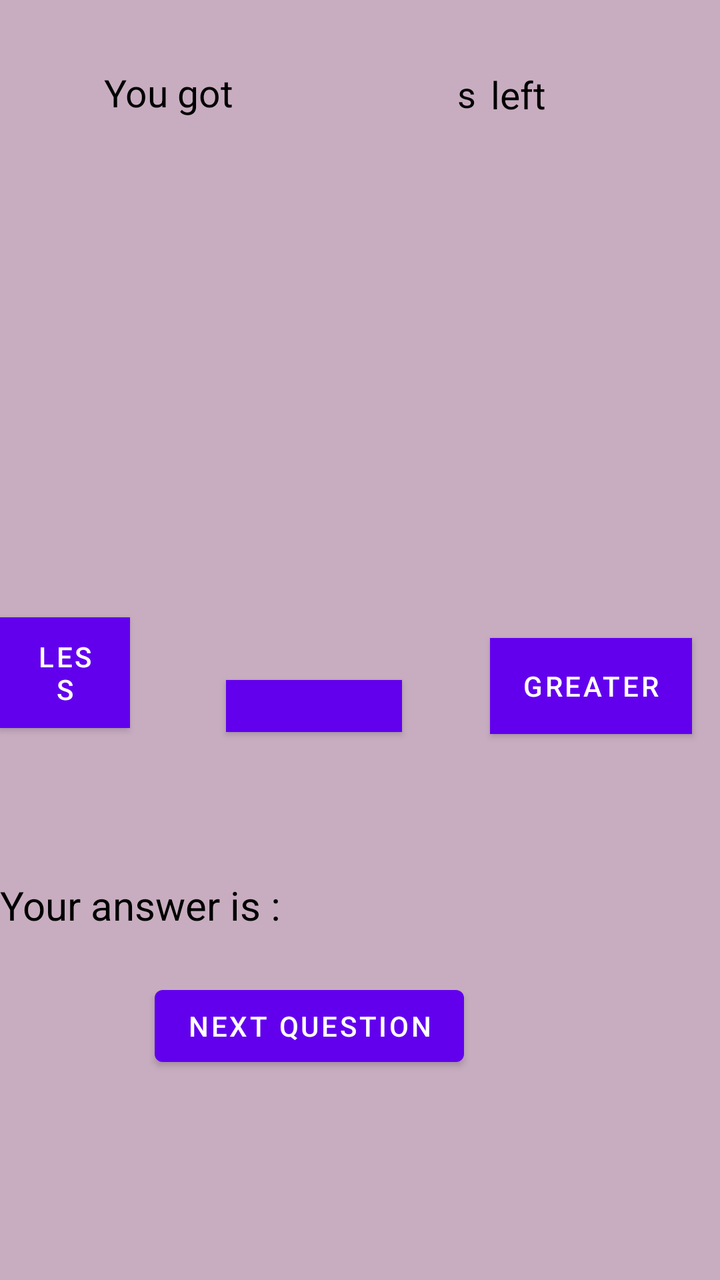
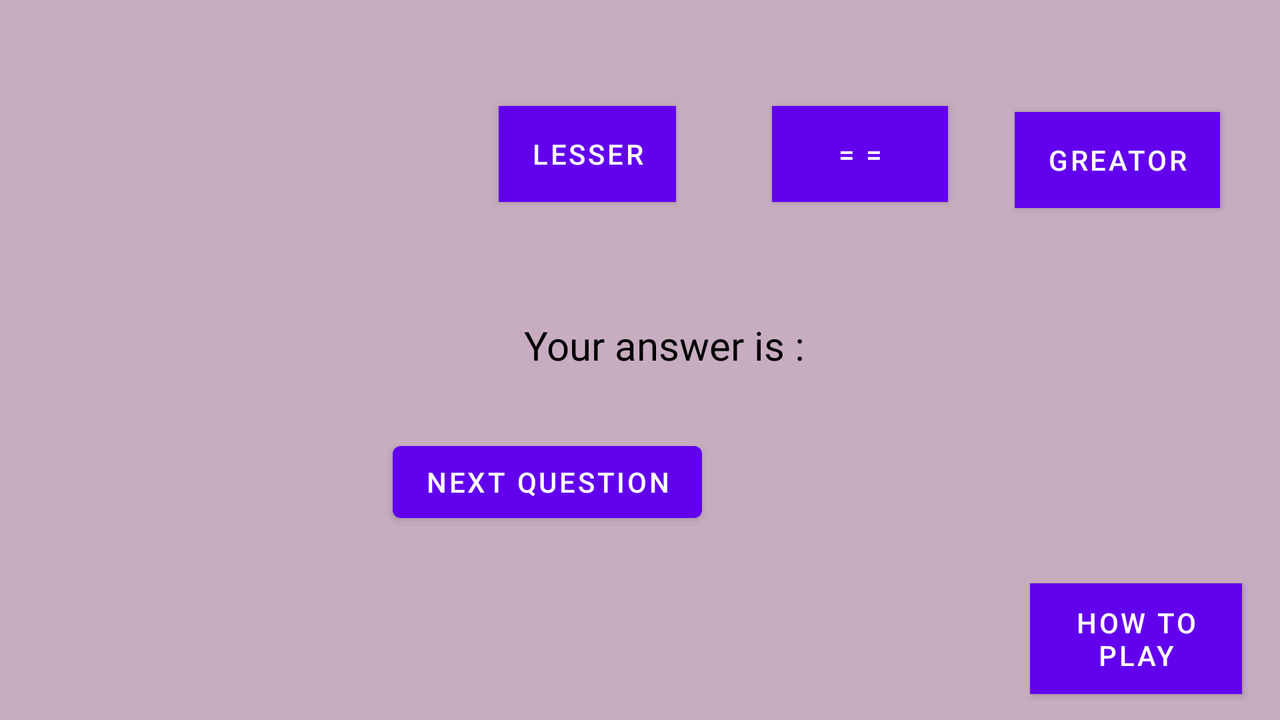

The same Android screen from two of the app's own layout files: first res/layout/ as a phone draws it, then the repository's variant for another configuration, drawn on a device whose configuration selects that folder. Both files follow.
<!-- AndroidManifest.xml: application theme Theme.Andriod_coursewrk -->
<!-- res/layout/activity_game.xml -->
<?xml version="1.0" encoding="utf-8"?>
<RelativeLayout  xmlns:android="http://schemas.android.com/apk/res/android"
    xmlns:app="http://schemas.android.com/apk/res-auto"
    xmlns:tools="http://schemas.android.com/tools"
    android:layout_width="match_parent"
    android:layout_height="match_parent"
    android:background="#C8ADC0"
    tools:context=".game">


    <Button
        android:id="@+id/button3"
        android:layout_width="wrap_content"
        android:layout_height="wrap_content"
        android:layout_alignParentEnd="true"
        android:layout_alignParentRight="true"
        android:layout_alignParentBottom="true"
        android:layout_marginEnd="14dp"
        android:layout_marginRight="14dp"
        android:layout_marginBottom="273dp"
        android:background="#00C3FF"
        android:text="Greater"
        android:textColor="#fff" />

    <Button
        android:id="@+id/button4"
        android:layout_width="wrap_content"
        android:layout_height="wrap_content"
        android:layout_alignParentEnd="true"
        android:layout_alignParentBottom="true"
        android:layout_marginTop="340dp"
        android:layout_marginEnd="159dp"
        android:layout_marginBottom="274dp"
        android:background="#000"
        android:text="= ="
        android:textColor="#fff" />

    <Button
        android:id="@+id/button5"
        android:layout_width="wrap_content"
        android:layout_height="wrap_content"
        android:layout_alignParentLeft="true"
        android:layout_alignParentEnd="true"
        android:layout_alignParentBottom="true"
        android:layout_marginLeft="27dp"
        android:layout_marginEnd="295dp"
        android:layout_marginBottom="276dp"
        android:background="#000"
        android:text="Less"
        android:textColor="#fff" />

    <TextView
        android:id="@+id/textView"
        android:layout_width="192dp"
        android:layout_height="wrap_content"
        android:layout_alignParentLeft="true"
        android:layout_alignParentBottom="true"
        android:layout_centerHorizontal="true"
        android:layout_marginLeft="14dp"
        android:layout_marginBottom="435dp"
        android:text=""
        android:textColor="@color/black"
        android:textSize="20dp" />

    <TextView
        android:id="@+id/textView2"
        android:layout_width="wrap_content"
        android:layout_height="wrap_content"
        android:layout_alignParentRight="true"
        android:layout_alignParentBottom="true"
        android:layout_centerInParent="true"
        android:layout_marginRight="11dp"
        android:layout_marginBottom="438dp"
        android:text=""
        android:textColor="@color/black"
        android:textSize="20dp" />

    <Button
        android:id="@+id/button8"
        android:layout_width="wrap_content"
        android:layout_height="wrap_content"
        android:layout_alignParentEnd="true"
        android:layout_alignParentBottom="true"
        android:layout_marginTop="-6dp"
        android:layout_marginEnd="128dp"
        android:layout_marginRight="60dp"
        android:layout_marginBottom="103dp"
        android:text="Next Question" />

    <TextView
        android:id="@+id/textView3"
        android:layout_width="wrap_content"
        android:layout_height="wrap_content"
        android:layout_alignParentEnd="true"
        android:layout_alignParentBottom="true"
        android:layout_marginEnd="74dp"
        android:layout_marginBottom="170dp"
        android:text=""
        android:textColor="@color/black"
        android:textSize="30dp" />

    <TextView
        android:id="@+id/textView4"
        android:layout_width="wrap_content"
        android:layout_height="wrap_content"
        android:layout_alignParentEnd="true"
        android:layout_alignParentBottom="true"
        android:layout_marginEnd="139dp"
        android:layout_marginBottom="574dp"
        android:text=""
        android:textColor="@color/black"
        android:textSize="25dp" />

    <ImageView
        android:id="@+id/imageView"
        android:layout_width="69dp"
        android:layout_height="64dp"
        android:layout_alignParentEnd="true"
        android:layout_alignParentBottom="true"
        android:layout_marginEnd="166dp"
        android:layout_marginBottom="567dp"
        app:srcCompat="@drawable/timer" />

    <TextView
        android:id="@+id/textView7"
        android:layout_width="253dp"
        android:layout_height="wrap_content"
        android:layout_alignParentEnd="true"
        android:layout_alignParentBottom="true"
        android:layout_marginEnd="125dp"
        android:layout_marginBottom="174dp"
        android:text="Your answer is :"
        android:textColor="@color/black"
        android:textSize="20dp" />

    <TextView
        android:id="@+id/textView14"
        android:layout_width="wrap_content"
        android:layout_height="wrap_content"
        android:layout_alignParentEnd="true"
        android:layout_alignParentBottom="true"
        android:layout_marginEnd="122dp"
        android:layout_marginBottom="581dp"
        android:text="s"
        android:textColor="@color/black"
        android:textSize="18dp" />

    <TextView
        android:id="@+id/textView15"
        android:layout_width="320dp"
        android:layout_height="33dp"
        android:layout_alignParentEnd="true"
        android:layout_alignParentBottom="true"
        android:layout_marginEnd="33dp"
        android:layout_marginBottom="639dp"
        android:text="The clock is ticking..."
        android:textAlignment="center"
        android:textColor="@color/black"
        android:textSize="20dp" />

    <TextView
        android:id="@+id/textView16"
        android:layout_width="wrap_content"
        android:layout_height="wrap_content"
        android:layout_alignParentEnd="true"
        android:layout_alignParentBottom="true"
        android:layout_marginEnd="243dp"
        android:layout_marginBottom="581dp"
        android:text="You got"
        android:textColor="@color/black"
        android:textSize="19dp" />

    <TextView
        android:id="@+id/textView17"
        android:layout_width="wrap_content"
        android:layout_height="wrap_content"
        android:layout_alignParentEnd="true"
        android:layout_alignParentBottom="true"
        android:layout_marginEnd="87dp"
        android:layout_marginBottom="580dp"
        android:text="left"
        android:textColor="@color/black"
        android:textSize="19dp" />

</RelativeLayout>
<!-- resources referenced by this layout -->
<resources>
  <style name="Theme.Andriod_coursewrk" parent="Theme.MaterialComponents.DayNight.DarkActionBar">
          
          <item name="colorPrimary">@color/purple_500</item>
          <item name="colorPrimaryVariant">@color/purple_700</item>
          <item name="colorOnPrimary">@color/white</item>
          
          <item name="colorSecondary">@color/teal_200</item>
          <item name="colorSecondaryVariant">@color/teal_700</item>
          <item name="colorOnSecondary">@color/black</item>
          
          <item name="android:statusBarColor" tools:targetApi="l">?attr/colorPrimaryVariant</item>
          
      </style>
</resources>
<!-- res/layout-land/activity_game.xml (the repository's variant of the layout above) -->
<!-- drawn on the phone turned sideways -->
<?xml version="1.0" encoding="utf-8"?>
<RelativeLayout  xmlns:android="http://schemas.android.com/apk/res/android"
    xmlns:app="http://schemas.android.com/apk/res-auto"
    xmlns:tools="http://schemas.android.com/tools"
    android:layout_width="match_parent"
    android:layout_height="match_parent"
    android:background="#C8ADC0"
    tools:context=".game">


    <Button
        android:id="@+id/button3"
        android:layout_width="wrap_content"
        android:layout_height="wrap_content"
        android:layout_alignParentEnd="true"
        android:layout_alignParentRight="true"
        android:layout_alignParentBottom="true"
        android:layout_marginEnd="30dp"
        android:layout_marginRight="30dp"
        android:layout_marginBottom="256dp"
        android:background="#00C3FF"
        android:text="Greator"
        android:textColor="#fff" />

    <Button
        android:id="@+id/button4"
        android:layout_width="wrap_content"
        android:layout_height="wrap_content"
        android:layout_alignParentEnd="true"
        android:layout_alignParentBottom="true"
        android:layout_marginTop="340dp"
        android:layout_marginEnd="166dp"
        android:layout_marginBottom="259dp"
        android:background="#000"
        android:text="= ="
        android:textColor="#fff" />

    <Button
        android:id="@+id/button5"
        android:layout_width="wrap_content"
        android:layout_height="wrap_content"
        android:layout_alignParentLeft="true"
        android:layout_alignParentEnd="true"
        android:layout_alignParentBottom="true"
        android:layout_marginLeft="340dp"
        android:layout_marginEnd="302dp"
        android:layout_marginBottom="259dp"
        android:background="#000"
        android:text="Lesser"
        android:textColor="#fff" />

    <Button
        android:id="@+id/button6"
        android:layout_width="106dp"
        android:layout_height="wrap_content"
        android:layout_alignParentEnd="true"
        android:layout_alignParentBottom="true"
        android:layout_centerVertical="true"
        android:layout_marginEnd="19dp"
        android:layout_marginBottom="13dp"
        android:background="#000"
        android:text="How To Play"
        android:textColor="#fff" />

    <TextView
        android:id="@+id/textView"
        android:layout_width="192dp"
        android:layout_height="wrap_content"
        android:layout_alignParentLeft="true"
        android:layout_alignParentBottom="true"
        android:layout_centerHorizontal="true"
        android:layout_marginLeft="14dp"
        android:layout_marginBottom="435dp"
        android:text=""
        android:textColor="@color/black"
        android:textSize="20dp" />

    <TextView
        android:id="@+id/textView2"
        android:layout_width="wrap_content"
        android:layout_height="wrap_content"
        android:layout_alignParentRight="true"
        android:layout_alignParentBottom="true"
        android:layout_centerInParent="true"
        android:layout_marginRight="11dp"
        android:layout_marginBottom="438dp"
        android:text=""
        android:textColor="@color/black"
        android:textSize="20dp" />

    <Button
        android:id="@+id/button8"
        android:layout_width="wrap_content"
        android:layout_height="wrap_content"
        android:layout_alignParentEnd="true"
        android:layout_alignParentBottom="true"
        android:layout_marginTop="-6dp"
        android:layout_marginEnd="289dp"
        android:layout_marginRight="60dp"
        android:layout_marginBottom="95dp"
        android:text="Next Question" />

    <TextView
        android:id="@+id/textView3"
        android:layout_width="wrap_content"
        android:layout_height="wrap_content"
        android:layout_alignParentEnd="true"
        android:layout_alignParentBottom="true"
        android:layout_marginEnd="74dp"
        android:layout_marginBottom="170dp"
        android:fontFamily="@font/raleway"
        android:text=""
        android:textColor="@color/black"
        android:textSize="30dp" />

    <TextView
        android:id="@+id/textView4"
        android:layout_width="wrap_content"
        android:layout_height="wrap_content"
        android:layout_alignParentEnd="true"
        android:layout_alignParentBottom="true"
        android:layout_marginEnd="139dp"
        android:layout_marginBottom="574dp"
        android:text="50"
        android:textColor="@color/black"
        android:textSize="25dp" />

    <ImageView
        android:id="@+id/imageView"
        android:layout_width="69dp"
        android:layout_height="64dp"
        android:layout_alignParentEnd="true"
        android:layout_alignParentBottom="true"
        android:layout_marginEnd="166dp"
        android:layout_marginBottom="567dp"
        app:srcCompat="@drawable/timer" />

    <TextView
        android:id="@+id/textView7"
        android:layout_width="253dp"
        android:layout_height="wrap_content"
        android:layout_alignParentEnd="true"
        android:layout_alignParentBottom="true"
        android:layout_marginEnd="125dp"
        android:layout_marginBottom="174dp"
        android:fontFamily="@font/raleway"
        android:text="Your answer is :"
        android:textColor="@color/black"
        android:textSize="20dp" />

    <TextView
        android:id="@+id/textView14"
        android:layout_width="wrap_content"
        android:layout_height="wrap_content"
        android:layout_alignParentEnd="true"
        android:layout_alignParentBottom="true"
        android:layout_marginEnd="122dp"
        android:layout_marginBottom="581dp"
        android:text="s"
        android:textColor="@color/black"
        android:textSize="18dp" />

    <TextView
        android:id="@+id/textView15"
        android:layout_width="320dp"
        android:layout_height="33dp"
        android:layout_alignParentEnd="true"
        android:layout_alignParentBottom="true"
        android:layout_marginEnd="33dp"
        android:layout_marginBottom="639dp"
        android:text="The clock is ticking..."
        android:textAlignment="center"
        android:textColor="@color/black"
        android:textSize="20dp" />

    <TextView
        android:id="@+id/textView16"
        android:layout_width="wrap_content"
        android:layout_height="wrap_content"
        android:layout_alignParentEnd="true"
        android:layout_alignParentBottom="true"
        android:layout_marginEnd="243dp"
        android:layout_marginBottom="581dp"
        android:text="You got"
        android:textColor="@color/black"
        android:textSize="19dp" />

    <TextView
        android:id="@+id/textView17"
        android:layout_width="wrap_content"
        android:layout_height="wrap_content"
        android:layout_alignParentEnd="true"
        android:layout_alignParentBottom="true"
        android:layout_marginEnd="87dp"
        android:layout_marginBottom="580dp"
        android:text="left"
        android:textColor="@color/black"
        android:textSize="19dp" />

</RelativeLayout>
